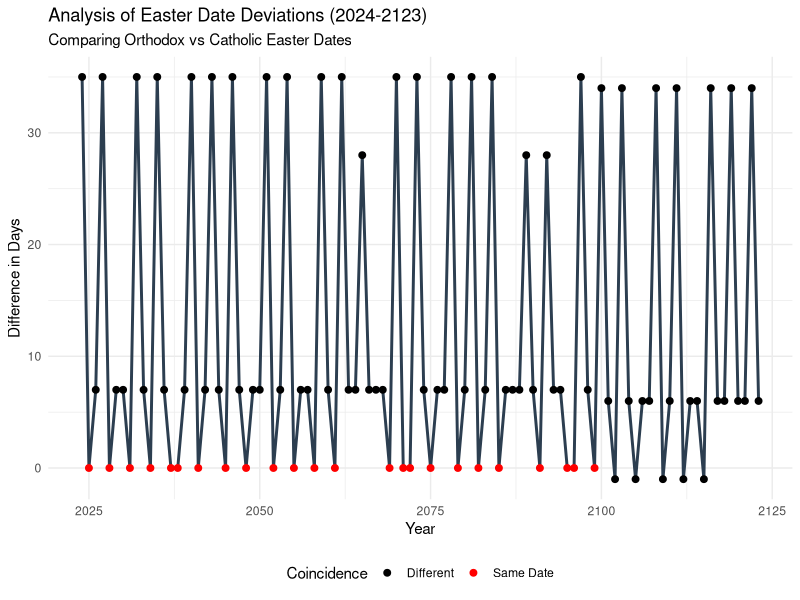

This figure's R source:
# Load libraries
library(ggplot2)
library(dplyr)

# --- FUNCTIONS ---

# 1. Function for Catholic Easter (Gregorian Calendar)
catholic_easter <- function(year) {
  a <- year %% 19
  b <- year %/% 100
  c <- year %% 100
  d <- b %/% 4
  e <- b %% 4
  f <- (b + 8) %/% 25
  g <- (b - f + 1) %/% 3
  h <- (19*a + b - d - g + 15) %% 30
  i <- c %/% 4
  k <- c %% 4
  l <- (32 + 2*e + 2*i - h - k) %% 7
  m <- (a + 11*h + 22*l) %/% 451
  month <- (h + l - 7*m + 114) %/% 31
  day <- ((h + l - 7*m + 114) %% 31) + 1
  
  return(as.Date(paste(year, month, day, sep = "-")))
}

# 2. Function for Orthodox Easter (Julian Calendar calculation adjusted to Gregorian)
# Using the Meeus algorithm for the Julian calendar
orthodox_easter <- function(year) {
  a <- year %% 4
  b <- year %% 7
  c <- year %% 19
  d <- (19 * c + 15) %% 30
  e <- (2 * a + 4 * b - d + 34) %% 7
  month <- (d + e + 114) %/% 31
  day <- ((d + e + 114) %% 31) + 1
  
  # Conversion to Gregorian calendar (for the years 2024-2123, the difference is 13 days)
  # This makes the dates comparable for your analysis
  julian_date <- as.Date(paste(year, month, day, sep = "-"))
  gregorian_date <- julian_date + 13
  
  return(gregorian_date)
}

# --- DATA GENERATION ---

years <- 2024:2123
data <- data.frame(Year = years)

# Correctly applying functions to maintain Date format
data$Catholic_Easter <- do.call(c, lapply(years, catholic_easter))
data$Orthodox_Easter <- do.call(c, lapply(years, orthodox_easter))

# Calculate the difference in days
data$Difference <- as.numeric(data$Orthodox_Easter - data$Catholic_Easter)

# --- ANALYSIS & OUTPUT ---

# 1. Basic Stats
cat("--- Statistical Summary of Differences (in days) ---\n")
print(summary(data$Difference))

# 2. Insightful Metrics
same_dates <- sum(data$Difference == 0)
cat("\nTotal years with same Easter date (out of 100):", same_dates)

avg_diff <- mean(data$Difference)
cat("\nAverage difference:", round(avg_diff, 2), "days")

max_diff <- max(data$Difference)
cat("\nMaximum observed difference:", max_diff, "days\n")

# --- VISUALIZATION ---

ggplot(data, aes(x = Year, y = Difference)) +
  geom_line(color = "#2c3e50", size = 1) +
  geom_point(aes(color = (Difference == 0)), size = 2) +
  scale_color_manual(values = c("black", "red"), labels = c("Different", "Same Date")) +
  theme_minimal() +
  labs(
    title = "Analysis of Easter Date Deviations (2024-2123)",
    subtitle = "Comparing Orthodox vs Catholic Easter Dates",
    x = "Year",
    y = "Difference in Days",
    color = "Coincidence"
  ) +
  theme(legend.position = "bottom")
